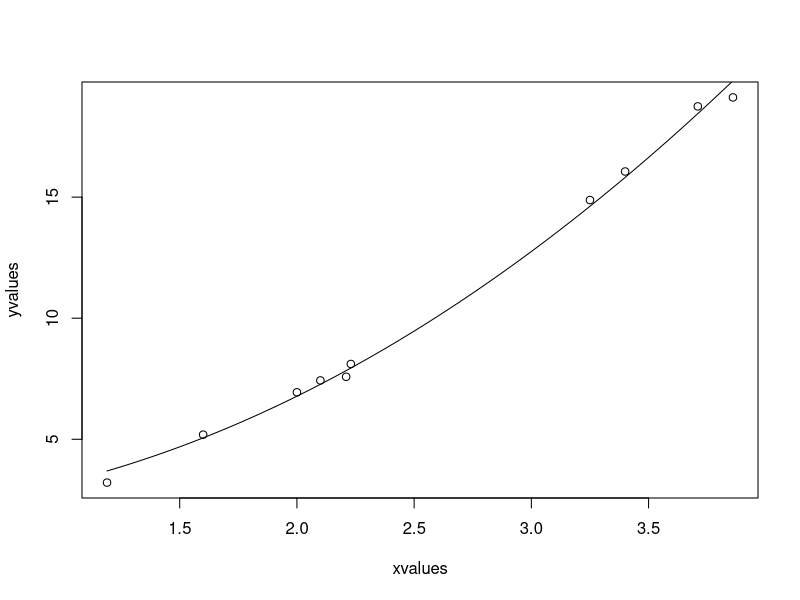

This figure's R source:
xvalues <- c(1.6,2.1,2,2.23,3.71,3.25,3.4,3.86,1.19,2.21)
yvalues <- c(5.19,7.43,6.94,8.11,18.75,14.88,16.06,19.12,3.21,7.58)

#Give the chart file a name
png(file="nl.png")

#Plot these values
plot(xvalues,yvalues)

#Take the assumed values and fit into the model
model <- nls(yvalues ~ b1*xvalues^2+b2,start = list(b1 =1,b2=3))

#Plot the chart with new data by fitting it to a prediction value from 100
new.data <- data.frame(xvalues = seq(min(xvalues),max(xvalues),len = 100))
lines(new.data$xvalues,predict(model,newdata=new.data))

#Save the file
dev.off()

#Get the sum of the squared residuals
print(sum(resid(model)^2))

#Get the confidence intervals on the chosen values of the coeffcients
print(confint(model))